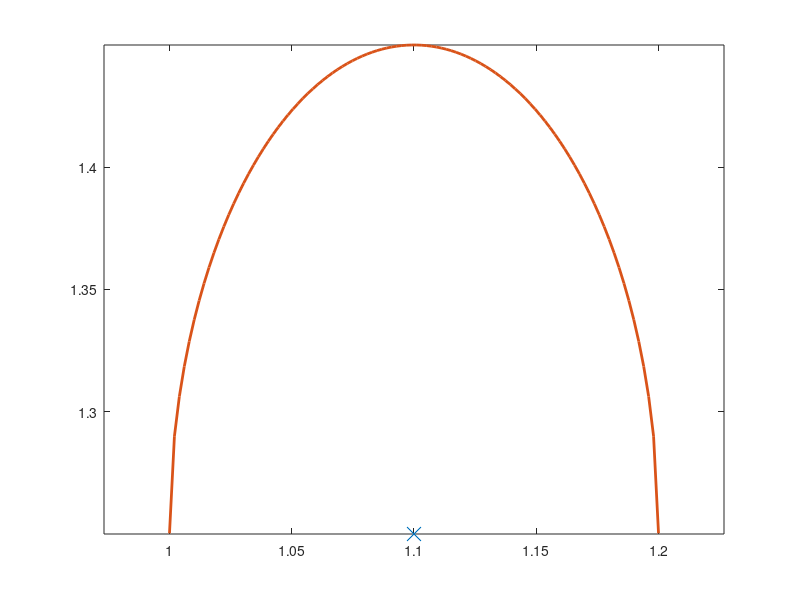

MATLAB code for this plot: (Note: this script raises an error after producing the figure.)
clear variables; close all; clc


%% Ground truth
xTrue	= [1; 1];

%% Prior
xHat	= [1.1; 1.25];
PXX		= [(0.1)^2 0; 0 (0.2)^2];

%% Plot
figure;
plot(xHat(1), xHat(2), 'x', 'MarkerSize', 10); hold on; axis equal
xPlot	= linspace( (xHat(1) - (1-1E-6)*sqrt(PXX(1,1))), (xHat(1) + (1-1E-6)*sqrt(PXX(1,1))), 100 );
yPlot1	= sqrt(PXX(2,2)) * (1 - (xPlot - xHat(1)).^2 / PXX(1,1) ).^0.5 + xHat(2);
yPlot2	= -sqrt(PXX(2,2)) * (1 - (xPlot - xHat(1)).^2 / PXX(1,1) ).^0.5 + xHat(2);

plot(xPlot, yPlot1, 'LineWidth', 2);
ax = gca; ax.ColorOrderIndex = ax.ColorOrderIndex - 1;
plot(xPlot, yPlot2, 'LineWidth', 2);

make_nice_figures(gcf, gca, 14, [], '$x_1$', '$x_2$', 'Fisher Information', [], [], [-1 3.5], [-1 3.5])


%% Calculate FIM contours for one sensor

sensorMinRange	= 0.3;
sensorMaxRange	= 2;
rMeas			= (0.1)^2;

% sensor2			= [2.9; 1.0];
% sensor2			= [2.25; 2.25];
sensor2			= [1.6; 1.6];

nPoints = 100;
x1F = (linspace(-1, 3.5, nPoints))';
x2F = linspace(-1, 3.5, nPoints);
FIM = zeros(nPoints);

maxFIM = 0;
maxFIMLocation = [];

for m1 = 1:nPoints
	for m2 = 1:nPoints
		expRange1	= norm([x1F(m1); x2F(m2)] - xHat);
		expRange2	= norm(sensor2 - xHat);
		if (expRange1 <= sensorMaxRange) && (expRange1 >= sensorMinRange)
			FIM(m2, m1) = (1 / rMeas) *  det( (1 / expRange1^2) * [...
				(xHat(1) - x1F(m1))^2						(xHat(1) - x1F(m1))*(xHat(2) - x2F(m2))			
				(xHat(1) - x1F(m1))*(xHat(2) - x2F(m2))		(xHat(2) - x2F(m2))^2 ] + ...
				(1 / expRange2^2) * [... 
				(xHat(1) - sensor2(1))^2					(xHat(1) - sensor2(1))*(xHat(2) - sensor2(2))			
				(xHat(1) - sensor2(1))*(xHat(2) - sensor2(2))		(xHat(2) - sensor2(2))^2
				]);
		end

		if FIM(m2, m1) >= maxFIM
			maxFIM = FIM(m2, m1);
			maxFIMLocation = [x1F(m1); x2F(m2)];
		end
	end
end
% surf(ax, x1F, x2F, FIM, 'LineStyle','none');
% colorbar; view(2);
% 
% zMax	= max(FIM(:));
% 
% xPlot	= linspace( (xHat(1) - (1-1E-6)*(sensorMinRange)), (xHat(1) + (1-1E-6)*(sensorMinRange)), 100 );
% yPlot1	= xHat(2) + (sensorMinRange^2 - (xPlot - xHat(1)).^2).^0.5;
% yPlot2	= xHat(2) - (sensorMinRange^2 - (xPlot - xHat(1)).^2).^0.5;
% plot3(xPlot, yPlot1, zMax*ones(length(xPlot), 1), 'LineWidth', 2);
% ax = gca; ax.ColorOrderIndex = ax.ColorOrderIndex - 1;
% plot3(xPlot, yPlot2, zMax*ones(length(xPlot), 1), 'LineWidth', 2);
% 
% 
% xPlot	= linspace( (xHat(1) - (1-1E-6)*(sensorMaxRange)), (xHat(1) + (1-1E-6)*(sensorMaxRange)), 500 );
% yPlot1	= xHat(2) + (sensorMaxRange^2 - (xPlot - xHat(1)).^2).^0.5;
% yPlot2	= xHat(2) - (sensorMaxRange^2 - (xPlot - xHat(1)).^2).^0.5;
% plot3(xPlot, yPlot1, zMax*ones(length(xPlot), 1), 'LineWidth', 2);
% ax = gca; ax.ColorOrderIndex = ax.ColorOrderIndex - 1;
% plot3(xPlot, yPlot2, zMax*ones(length(xPlot), 1), 'LineWidth', 2);
% 
% plot3(maxFIMLocation(1), maxFIMLocation(2), zMax, '.', 'MarkerSize', 20)
% plot3(sensor2(1), sensor2(2), zMax, 'o', 'MarkerSize', 10)

%(xHat(1) - x1F(m1))*(xHat(2) - x2F(m2))


%% Mutual information

maxMI = 0;
maxMILocation = [];

MI = zeros(nPoints);
for m1 = 1:nPoints
	for m2 = 1:nPoints
		expRange1	= norm([x1F(m1); x2F(m2)] - xHat);
		expRange2	= norm(sensor2 - xHat);

		% Two sensors
% 		C	= [...
% 			(1 / expRange1)*[(xHat(1) - x1F(m1))		(xHat(2) - x2F(m2)) ]; ...
% 			(1 / expRange2)*[(xHat(1) - sensor2(1))		(xHat(2) - sensor2(2)) ] ...
% 			];
		
% 		PZZ	= C * PXX * C' + rMeas*eye(2);

		% One sensor
		C	= (1 / expRange1)*[(xHat(1) - x1F(m1))		(xHat(2) - x2F(m2)) ];
		PZZ	= C * PXX * C' + rMeas;
		PXZ	= PXX*C';
		PJoint = [PXX PXZ; PXZ' PZZ];

		if (expRange1 <= sensorMaxRange) && (expRange1 >= sensorMinRange)
			MI(m2, m1) = 0.5*log( det(PXX) * det(PZZ) / det(PJoint) );
		end

		if MI(m2, m1) >= maxMI
			maxMI = MI(m2, m1);
			maxMILocation = [x1F(m1); x2F(m2)];
		end
	end
end





zMax	= max(MI(:));


figure;
plot(xHat(1), xHat(2), 'x', 'MarkerSize', 10); hold on; axis equal
xPlot	= linspace( (xHat(1) - (1-1E-6)*sqrt(PXX(1,1))), (xHat(1) + (1-1E-6)*sqrt(PXX(1,1))), 100 );
yPlot1	= sqrt(PXX(2,2)) * (1 - (xPlot - xHat(1)).^2 / PXX(1,1) ).^0.5 + xHat(2);
yPlot2	= -sqrt(PXX(2,2)) * (1 - (xPlot - xHat(1)).^2 / PXX(1,1) ).^0.5 + xHat(2);

plot(xPlot, yPlot1, 'LineWidth', 2);
ax = gca; ax.ColorOrderIndex = ax.ColorOrderIndex - 1;
plot(xPlot, yPlot2, 'LineWidth', 2);

make_nice_figures(gcf, gca, 14, [], '$x_1$', '$x_2$', 'Mutual Information', [], [], [-1 3.5], [-1 3.5])

surf(ax, x1F, x2F, MI, 'LineStyle','none');
colorbar; view(2);
plot3(maxMILocation(1), maxMILocation(2), zMax, '.', 'MarkerSize', 20)
% plot3(sensor2(1), sensor2(2), zMax, 'o', 'MarkerSize', 10)


%% KL Divergence (2 sensors, 1 fixed)

KLDPosterior = zeros(nPoints);
maxKLD = 0;
maxKLDLocation = [];

for m1 = 1:nPoints
	for m2 = 1:nPoints
		expRange1	= norm([x1F(m1); x2F(m2)] - xHat);
		expRange2	= norm(sensor2 - xHat);

		C	= [...
			(1 / expRange1)*[(xHat(1) - x1F(m1))		(xHat(2) - x2F(m2)) ]; ...
			(1 / expRange2)*[(xHat(1) - sensor2(1))		(xHat(2) - sensor2(2)) ] ...
			];
		PZZ	= C * PXX * C' + rMeas*eye(2);
		PXZ	= PXX*C';
		L	= PXZ / PZZ;
		postP	= (eye(2) - L*C)*PXX;

		if (expRange1 <= sensorMaxRange) && (expRange1 >= sensorMinRange)
			KLDPosterior(m2, m1) = 0.5*( log( det(postP) / det(PXX) ) - 2 + ...
				trace((L'/postP)*L*PZZ) + trace(postP\PXX) );
		end

		if KLDPosterior(m2, m1) >= maxKLD
			maxKLD = KLDPosterior(m2, m1);
			maxKLDLocation = [x1F(m1); x2F(m2)];
		end
	end
end

maxMILocation
maxKLDLocation

zMax	= max(KLDPosterior(:));


figure;
plot(xHat(1), xHat(2), 'x', 'MarkerSize', 10); hold on; axis equal
xPlot	= linspace( (xHat(1) - (1-1E-6)*sqrt(PXX(1,1))), (xHat(1) + (1-1E-6)*sqrt(PXX(1,1))), 100 );
yPlot1	= sqrt(PXX(2,2)) * (1 - (xPlot - xHat(1)).^2 / PXX(1,1) ).^0.5 + xHat(2);
yPlot2	= -sqrt(PXX(2,2)) * (1 - (xPlot - xHat(1)).^2 / PXX(1,1) ).^0.5 + xHat(2);

plot(xPlot, yPlot1, 'LineWidth', 2);
ax = gca; ax.ColorOrderIndex = ax.ColorOrderIndex - 1;
plot(xPlot, yPlot2, 'LineWidth', 2);

make_nice_figures(gcf, gca, 14, [], '$x_1$', '$x_2$', 'KL Divergence', [], [], [-1 3.5], [-1 3.5])

surf(ax, x1F, x2F, KLDPosterior, 'LineStyle','none');
colorbar; view(2);
plot3(maxKLDLocation(1), maxKLDLocation(2), zMax, '.', 'MarkerSize', 20)
plot3(sensor2(1), sensor2(2), zMax, 'o', 'MarkerSize', 10)

